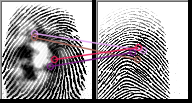
#> input picture services/output/fingerprint_matches.png, 192 x 103 px
$ python Fingerprint_analysis.py out.png output output/fingerprint_matches.png
#> lines starting #> are read from the running program, lines starting #| are printed output that depends on the picture
import os
import cv2
import numpy as np
import json
import sys

output = sys.argv[1]
folder = sys.argv[2]
sus_path = sys.argv[3]

if not output or not folder or not sus_path:
    print("One of the three required options is missing")
    sys.exit()

suspect_file = cv2.imread(sus_path)
#> suspect_file is the input picture: shape (103, 192, 3); mean B, G, R 155.2, 153.3, 156.9

orb = cv2.ORB_create(nfeatures=1000)
e_kp, e_des = orb.detectAndCompute(suspect_file, None)
#> e_kp = 430 keypoints; strongest (x, y, size): (72, 34, 31), (73, 32, 31), (157, 39, 31), (84, 62, 31)
bf = cv2.BFMatcher(cv2.NORM_HAMMING, crossCheck=True)

best_path, best_score, best_img, best_kp, best_matches = None, -1, None, None, None
name_score_pairs = []
for name in os.listdir(folder):
    path = os.path.join(folder, name)
    img = cv2.imread(path)
    if img is None:
        continue
    kp, des = orb.detectAndCompute(img, None)
#> kp has the same summary as e_kp
    if des is not None:
        matches = bf.match(e_des, des)
#> matches = 430 matches
        matches = sorted(matches, key=lambda m: m.distance)
        good = [m for m in matches if m.distance < 60]
#> good = 430 matches
        score = len(good)
#> score = 430

        if score > best_score:
            best_score, best_path, best_img, best_kp, best_matches = (
                score,
                path,
                img,
                kp,
                good,
            )
#> best_score = 430; best_path = 'output/fingerprint_matches.png'; best_kp has the same summary as e_kp; best_matches = 430 matches
    name_score_pairs.append((name, score))

final_score = 0
if best_matches and len(best_matches) >= 4:
    src_pts = np.float32([e_kp[m.queryIdx].pt for m in best_matches]).reshape(-1, 1, 2)
#> src_pts = 430 rows, first 8: [128, 71], [115, 71], [113, 71], [101, 71], [125, 70], [77, 70], [119, 69], [98, 69]
    dst_pts = np.float32([best_kp[m.trainIdx].pt for m in best_matches]).reshape(
        -1, 1, 2
    )
#> dst_pts has the same summary as src_pts
    H, mask = cv2.findHomography(src_pts, dst_pts, cv2.RANSAC, 5.0)
#> H = [[1, -1.09e-16, 7.26e-14], [-7.15e-17, 1, -2.08e-14], [-1.47e-18, -1.37e-18, 1]]; mask = 430 values from 1 to 1
    if H is not None:
        best_matches = [m for m, inlier in zip(best_matches, mask) if inlier]
        final_score = len(best_matches)
#> final_score = 430
# Replace this block:
total_feautures = len(e_kp)
#> total_feautures = 430
results_list = []
for name, score in name_score_pairs:
    confidence = score / total_feautures if total_feautures > 0 else 0
    results_list.append({"name": name, "score": score, "confidence": confidence})
#> this loop made 1 pass
#> (name, score, confidence) on pass 1: ('fingerprint_matches.png', 430, 1)
#> after the loop, results_list = 1 item

# With this:

total_feautures = len(e_kp)
results_list = []
for name, score in name_score_pairs:
    confidence = (score / total_feautures) if total_feautures > 0 else 0
    results_list.append(
        {"name": name, "score": score, "confidence": round(confidence, 4)}
    )
json_output = json.dumps(results_list, indent=4)
print(json_output)
#| [
#|     {
#|         "name": "fingerprint_matches.png",
#|         "score": 430,
#|         "confidence": 1.0
#|     }
#| ]
with open(f"{output}/fingerprint_results.json", "w") as f:
    f.write(json_output)
# Visualizing results

out_path = os.path.join(output, "fingerprint_matches.png")

if best_img is not None and best_matches:
    vis = cv2.drawMatches(
        suspect_file, e_kp, best_img, best_kp, best_matches[:50], None, flags=2
    )
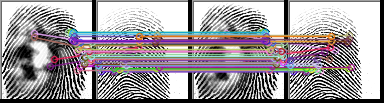
#> vis: shape (103, 384, 3); mean B, G, R 154.1, 150.6, 156.3
else:
    # fallback visualization so file always exists
    vis = suspect_file

cv2.imwrite(out_path, vis)

print("Saved visualization to:", out_path)
